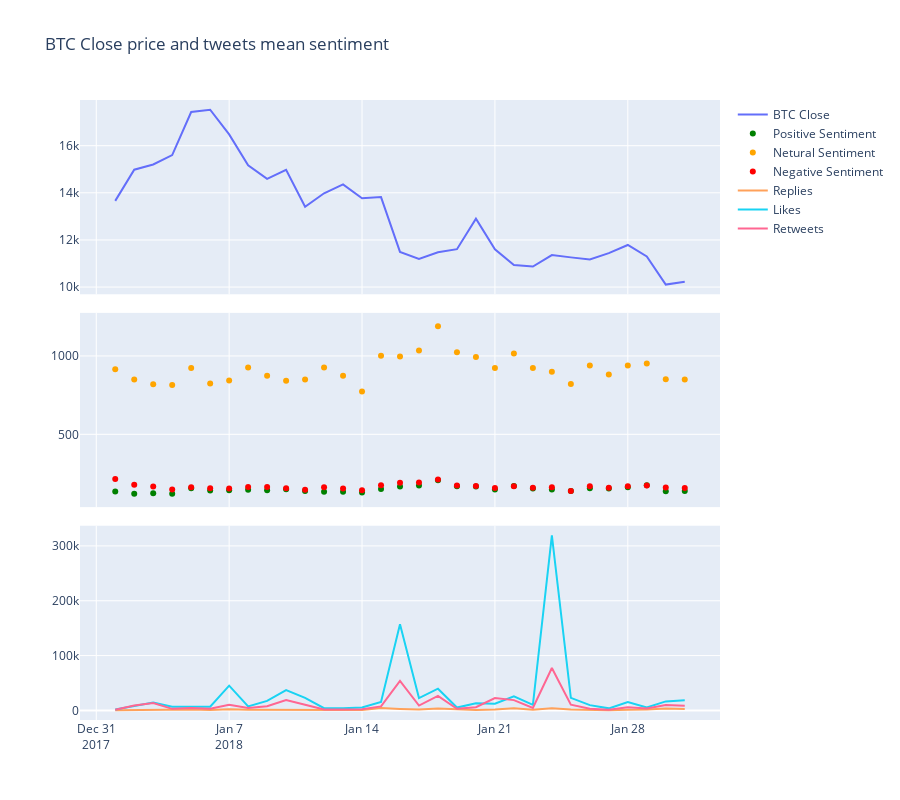

This figure's notebook cell:
### Code cell
import plotly.graph_objects as go
from plotly.subplots import make_subplots

fig = make_subplots(
    rows=3, cols=1,
    shared_xaxes=True,
    vertical_spacing=0.03,
    specs=[[{"type": "scatter"}],
           [{"type": "scatter"}],[{"type": "scatter"}]]
)

fig.add_trace(
    go.Scatter(
        x=btc_data.Date,
        y=btc_data.Close,
        mode="lines",
        name="BTC Close"
    ),
    row=1, col=1
)

fig.add_trace(
    go.Scatter(
        x=btc_data.Date,
        y=tweet_mean.Positive,
        mode="markers",
        marker=dict(color='green'),

        name="Positive Sentiment"

    ),
    row=2, col=1
)
fig.add_trace(
    go.Scatter(
        x=btc_data.Date,
        y=tweet_mean.Netural,
        mode="markers",
        marker=dict(color='orange'),

        name="Netural Sentiment"

    ),
    row=2, col=1
)
fig.add_trace(
    go.Scatter(
        x=btc_data.Date,
        y=tweet_mean.Negative,
        mode="markers",
        marker=dict(color='red'),

        name="Negative Sentiment"

    ),
    row=2, col=1
)
fig.add_trace(
    go.Scatter(
        x=btc_data.Date,
        y=tweet_mean.replies,
        mode="lines",

        name="Replies"

    ),
    row=3, col=1
)
fig.add_trace(
    go.Scatter(
        x=btc_data.Date,
        y=tweet_mean.likes,
        mode="lines",

        name="Likes"

    ),
    row=3, col=1
)
fig.add_trace(
    go.Scatter(
        x=btc_data.Date,
        y=tweet_mean.retweets,
        mode="lines",

        name="Retweets"

    ),
    row=3, col=1
)

fig.update_layout(
    height=800,
    showlegend=True,
    title_text="BTC Close price and tweets mean sentiment",
    
)

fig.show()

### Figure 1 — Plotly figure (JSON) as saved in the notebook; plotly's stock layout.template omitted (floating-point values rounded to 4 significant figures)
{"data": [{"mode": "lines", "name": "BTC Close", "type": "scatter", "x": ["2018-01-01", "2018-01-02", "2018-01-03", "2018-01-04", "2018-01-05", "2018-01-06", "2018-01-07", "2018-01-08", "2018-01-09", "2018-01-10", "2018-01-11", "2018-01-12", "2018-01-13", "2018-01-14", "2018-01-15", "2018-01-16", "2018-01-17", "2018-01-18", "2018-01-19", "2018-01-20", "2018-01-21", "2018-01-22", "2018-01-23", "2018-01-24", "2018-01-25", "2018-01-26", "2018-01-27", "2018-01-28", "2018-01-29", "2018-01-30", "2018-01-31"], "xaxis": "x", "y": [13660.0, 14980.0, 15201, 15600.0, 17430.0, 17527, 16480.0, 15170.0, 14600.0, 14970.0, 13410.0, 13980.0, 14360.0, 13772, 13820.0, 11490.0, 11190.0, 11470.0, 11610.0, 12900.0, 11600.0, 10930.0, 10870.0, 11360.0, 11260.0, 11170.0, 11440.0, 11790.0, 11300.0, 10110.0, 10220.0], "yaxis": "y"}, {"marker": {"color": "green"}, "mode": "markers", "name": "Positive Sentiment", "type": "scatter", "x": ["2018-01-01", "2018-01-02", "2018-01-03", "2018-01-04", "2018-01-05", "2018-01-06", "2018-01-07", "2018-01-08", "2018-01-09", "2018-01-10", "2018-01-11", "2018-01-12", "2018-01-13", "2018-01-14", "2018-01-15", "2018-01-16", "2018-01-17", "2018-01-18", "2018-01-19", "2018-01-20", "2018-01-21", "2018-01-22", "2018-01-23", "2018-01-24", "2018-01-25", "2018-01-26", "2018-01-27", "2018-01-28", "2018-01-29", "2018-01-30", "2018-01-31"], "xaxis": "x2", "y": [135.4, 121.6, 124.2, 121.4, 155.9, 141.6, 142.9, 146.6, 143.4, 149.9, 139.2, 134.0, 134.1, 128.6, 151.3, 166.4, 174.2, 206.4, 169.1, 167.1, 147.8, 170.4, 154.9, 148.4, 138.2, 156.2, 154.1, 162.3, 175.7, 136.2, 138.4], "yaxis": "y2"}, {"marker": {"color": "orange"}, "mode": "markers", "name": "Netural Sentiment", "type": "scatter", "x": ["2018-01-01", "2018-01-02", "2018-01-03", "2018-01-04", "2018-01-05", "2018-01-06", "2018-01-07", "2018-01-08", "2018-01-09", "2018-01-10", "2018-01-11", "2018-01-12", "2018-01-13", "2018-01-14", "2018-01-15", "2018-01-16", "2018-01-17", "2018-01-18", "2018-01-19", "2018-01-20", "2018-01-21", "2018-01-22", "2018-01-23", "2018-01-24", "2018-01-25", "2018-01-26", "2018-01-27", "2018-01-28", "2018-01-29", "2018-01-30", "2018-01-31"], "xaxis": "x2", "y": [915.0, 849.3, 820.2, 814.5, 923.0, 824.1, 843.4, 926.1, 873.2, 841.4, 849.2, 926.0, 873.8, 772.8, 1002.0, 997.2, 1035.0, 1189.0, 1024.0, 993.3, 923.0, 1016.0, 922.8, 899.0, 821.9, 939.8, 882.4, 939.3, 951.1, 851.7, 850.2], "yaxis": "y2"}, {"marker": {"color": "red"}, "mode": "markers", "name": "Negative Sentiment", "type": "scatter", "x": ["2018-01-01", "2018-01-02", "2018-01-03", "2018-01-04", "2018-01-05", "2018-01-06", "2018-01-07", "2018-01-08", "2018-01-09", "2018-01-10", "2018-01-11", "2018-01-12", "2018-01-13", "2018-01-14", "2018-01-15", "2018-01-16", "2018-01-17", "2018-01-18", "2018-01-19", "2018-01-20", "2018-01-21", "2018-01-22", "2018-01-23", "2018-01-24", "2018-01-25", "2018-01-26", "2018-01-27", "2018-01-28", "2018-01-29", "2018-01-30", "2018-01-31"], "xaxis": "x2", "y": [214.6, 178.1, 167.7, 148.1, 162.2, 155.3, 153.7, 164.3, 163.4, 156.7, 146.6, 162.0, 155.1, 142.6, 175.0, 191.4, 193.3, 212.5, 173.5, 170.6, 157.2, 168.8, 159.3, 162.5, 137.9, 168.0, 158.5, 169.4, 174.2, 161.2, 157.4], "yaxis": "y2"}, {"mode": "lines", "name": "Replies", "type": "scatter", "x": ["2018-01-01", "2018-01-02", "2018-01-03", "2018-01-04", "2018-01-05", "2018-01-06", "2018-01-07", "2018-01-08", "2018-01-09", "2018-01-10", "2018-01-11", "2018-01-12", "2018-01-13", "2018-01-14", "2018-01-15", "2018-01-16", "2018-01-17", "2018-01-18", "2018-01-19", "2018-01-20", "2018-01-21", "2018-01-22", "2018-01-23", "2018-01-24", "2018-01-25", "2018-01-26", "2018-01-27", "2018-01-28", "2018-01-29", "2018-01-30", "2018-01-31"], "xaxis": "x3", "y": [250, 763, 877, 608, 1556, 719, 2079, 1241, 1298, 1901, 2008, 721, 858, 676, 4326, 2561, 1545, 3515, 1641, 680, 1810, 3895, 1364, 3995, 1565, 784, 473, 1314, 1513, 3310, 2811], "yaxis": "y3"}, {"mode": "lines", "name": "Likes", "type": "scatter", "x": ["2018-01-01", "2018-01-02", "2018-01-03", "2018-01-04", "2018-01-05", "2018-01-06", "2018-01-07", "2018-01-08", "2018-01-09", "2018-01-10", "2018-01-11", "2018-01-12", "2018-01-13", "2018-01-14", "2018-01-15", "2018-01-16", "2018-01-17", "2018-01-18", "2018-01-19", "2018-01-20", "2018-01-21", "2018-01-22", "2018-01-23", "2018-01-24", "2018-01-25", "2018-01-26", "2018-01-27", "2018-01-28", "2018-01-29", "2018-01-30", "2018-01-31"], "xaxis": "x3", "y": [1814, 7560, 14363, 6840, 7475, 6745, 45213, 7245, 17356, 37001, 23018, 3991, 3829, 5198, 15443, 157317, 22558, 39616, 5278, 12914, 12120, 25564, 10127, 319116, 22893, 9693, 3774, 15156, 5497, 16457, 18449], "yaxis": "y3"}, {"mode": "lines", "name": "Retweets", "type": "scatter", "x": ["2018-01-01", "2018-01-02", "2018-01-03", "2018-01-04", "2018-01-05", "2018-01-06", "2018-01-07", "2018-01-08", "2018-01-09", "2018-01-10", "2018-01-11", "2018-01-12", "2018-01-13", "2018-01-14", "2018-01-15", "2018-01-16", "2018-01-17", "2018-01-18", "2018-01-19", "2018-01-20", "2018-01-21", "2018-01-22", "2018-01-23", "2018-01-24", "2018-01-25", "2018-01-26", "2018-01-27", "2018-01-28", "2018-01-29", "2018-01-30", "2018-01-31"], "xaxis": "x3", "y": [1306, 9123, 13594, 2876, 4393, 3221, 10360, 4287, 7762, 19071, 10220, 1793, 1783, 2344, 7270, 53654, 8847, 26610, 3084, 5763, 22516, 18799, 4570, 77458, 10508, 3261, 1247, 5795, 3554, 9727, 8378], "yaxis": "y3"}], "layout": {"height": 800, "showlegend": true, "title": {"text": "BTC Close price and tweets mean sentiment"}, "xaxis": {"anchor": "y", "domain": [0, 1], "matches": "x3", "showticklabels": false}, "xaxis2": {"anchor": "y2", "domain": [0, 1], "matches": "x3", "showticklabels": false}, "xaxis3": {"anchor": "y3", "domain": [0, 1]}, "yaxis": {"anchor": "x", "domain": [0.6867, 1.0]}, "yaxis2": {"anchor": "x2", "domain": [0.3433, 0.6567]}, "yaxis3": {"anchor": "x3", "domain": [0, 0.3133]}}}
